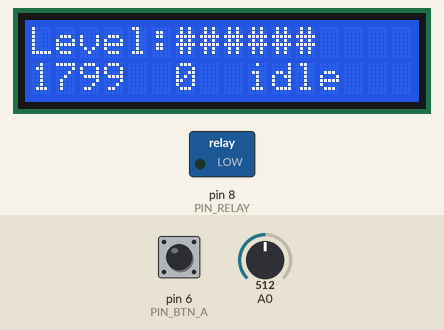
Bench run of a sketch on a simulated Arduino Uno, built with avr-gcc and run on an emulated ATmega328P. Parts: 16×2 character LCD, switched loads named in the sketch (green lamp = pin HIGH). Inputs (shaded band) come from the test bench; at power-on: A0 = 512, pin 6 (PIN_BTN_A) LOW.

Above: at 2.7 s.
2.8 s: A0 set to 630
At 4.4 s:
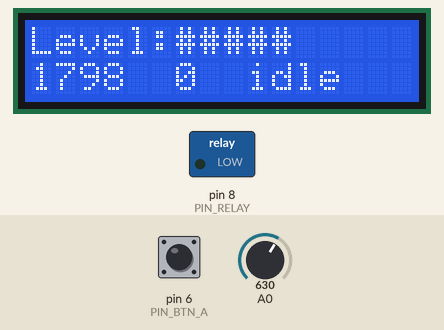
6.9 s: A0 set to 646
At 8.0 s:
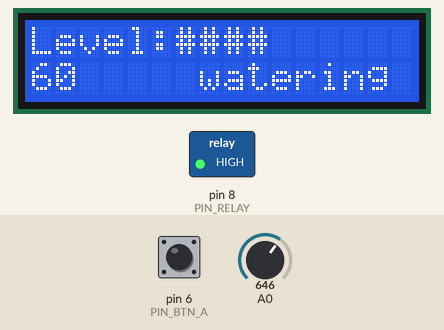
Timing chart, 0 to 9.9 s (numbered marks = the images above; inputs shaded):
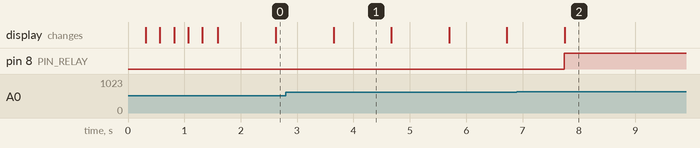

The sketch:

auto_watering.ino
```cpp
#include <Wire.h>
#include <LiquidCrystal_I2C.h>
#define PIN_BTN_A 6
#define PIN_RELAY 8
#define WATER_MIN_SEC 10
#define WATER_MAX_SEC 60
#define IDLE_MAX_SEC 1800
#define UPLOAD_MAX_SEC 1200

/* Define for LCD */
LiquidCrystal_I2C lcd(0x27, 2, 1, 0, 4, 5, 6, 7, 3, POSITIVE);

enum ACRION {WATERING, NO_SENSOR, IDLE};
int watering_timer = WATER_MAX_SEC;
int idle_timer = IDLE_MAX_SEC;
int upload_timer = 10;
int water_count = 0;
int status;

void do_action(int action)
{
	switch(action)	{
	case WATERING:
		lcd.setCursor(7,1);
		lcd.print("watering");
		digitalWrite(PIN_RELAY, HIGH);
		if (status != WATERING)
			water_count++;
		status = WATERING;
		break;
	case NO_SENSOR:
		lcd.setCursor(6,1);
		lcd.print("no sensor");
		status = NO_SENSOR;
		break;
	case IDLE:
		lcd.setCursor(0,1);
		lcd.print(idle_timer);
		lcd.setCursor(6,1);
		lcd.print(water_count);
		lcd.setCursor(9,1);
		lcd.print("idle");
		status = IDLE;
		break;
	default:
		lcd.setCursor(0,1);
		lcd.print("ERROR");
	}
}

void setup()
{
	pinMode(PIN_BTN_A, INPUT);
	pinMode(PIN_RELAY, OUTPUT);
	Serial.begin(115200);
	lcd.begin(16, 2);
	for (int i = 0; i < 3; i++) {
		lcd.noBacklight();
		delay(250);
		lcd.backlight();
		delay(250);
	}
}

void loop()
{
	static int btn_a, i, sensor_value, level, ratio;
	unsigned long v = 0x0;

	btn_a = digitalRead(PIN_BTN_A);
	if (btn_a)
		Serial.println("button pushed!!!");

	/* Get sensor value and determine level */
	sensor_value = analogRead(A0);
	ratio = 110 - (sensor_value - 150) / 8;

	if (ratio > 100)
		ratio = 100;
	else if (ratio < 0)
		ratio = 0;

	lcd.clear();
	lcd.setCursor(0,0);
	lcd.print("Level:");
	level = ratio / 10;

	for (i = 0; i < level; i++)
		lcd.print("#");

	/* If button be pushed or level is between 1~5 --> watering
	   But when level = 0, we determine no sensor */
	if (btn_a) {
		/* Push button: watering and reset idle_timer */
		do_action(WATERING);
		idle_timer = 0;
	} else if (level > 0 && level < 5 && watering_timer) {
		/* Auto watering */
		do_action(WATERING);
		lcd.setCursor(0,1);
		lcd.print(watering_timer);
		delay(WATER_MIN_SEC * 1000);
		watering_timer -= WATER_MIN_SEC;
	} else {
		if (level == 0) /* No sensor */
			do_action(NO_SENSOR);
		else /* Idle */
			do_action(IDLE);
		digitalWrite(PIN_RELAY, LOW);
		idle_timer--;
	}

	if (idle_timer == 0) {
		idle_timer = IDLE_MAX_SEC;
		watering_timer = WATER_MAX_SEC;
	}

	if (upload_timer == 0) {
		Serial.println("WTPOST+HOST:api.thingspeak.com,PORT:80,URI:update.json,DATA:api_key=HOVD8QWP3JG1E0R6&field5=" + String(ratio) + "&field6=" + String(water_count));
		upload_timer = UPLOAD_MAX_SEC;
	}

	upload_timer-- ;

next:
	delay(1000);
}
```

Measured:
- the behaviour switches between 637 and 638 on A0 (found by bisection; images 1 and 2)
- after the input at 2.8 s, the display: changes after 0.85 s (image 1)
- after the input at 6.9 s, pin 8 (PIN_RELAY): LOW → HIGH after 0.84 s; the display: changes after 0.85 s (image 2)
- what the display in image 1 shows lasts 1.1 s, from 3.6 s to 4.7 s
